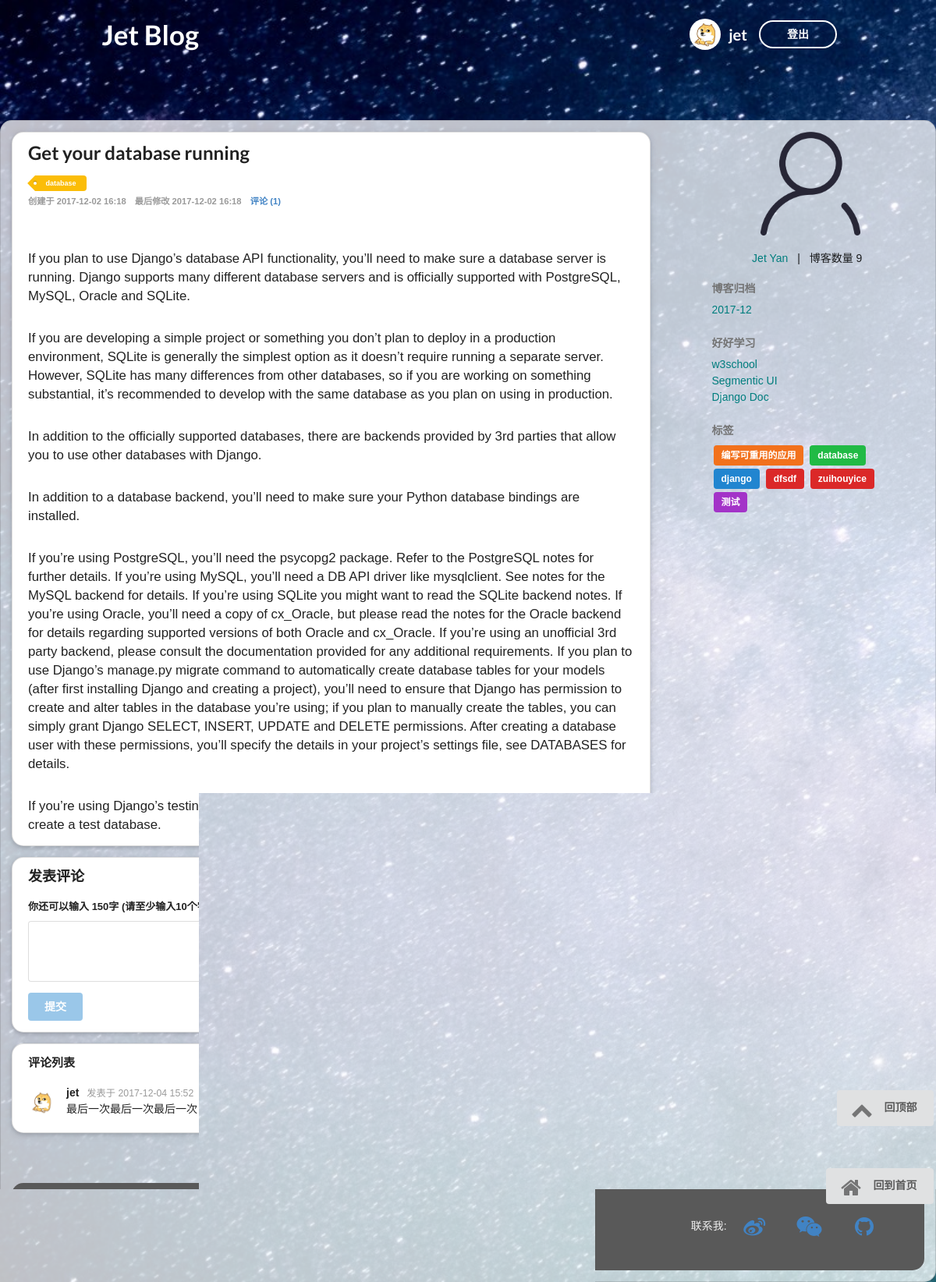
The page /blog/2 (signed in) on the database its author committed.
### blog/models.py (models this page shows, shortened)
class UserProfile(models.Model):
    belong_to = models.OneToOneField(to=User, related_name='profile')
    profile_image = models.ImageField(upload_to='profile_image', blank=True, null=True)

class Article(models.Model):
    title = models.CharField(max_length=50, blank=False)
    content = models.TextField(blank=False)
    created_at = models.DateTimeField(auto_now_add=True)
    modified_at = models.DateTimeField(auto_now=True)
    comments = models.IntegerField(default=0)
    label = models.CharField(max_length=50, blank=True)

class Comment(models.Model):
    author = models.ForeignKey(User)
    avatar_path = models.CharField(max_length=200, default='blog/images/defaultavata.png')
    content = models.CharField(blank=True, max_length=150)
    created_at = models.DateTimeField(auto_now_add=True)
    article = models.ForeignKey(Article, on_delete=models.CASCADE, null=True)

### blog/views.py (the view)
# urls.py: url(r'^(?P<article_id>[\d]+)$', views.article_detail, name='article'),
def article_detail(request, article_id, err_form=None):
    article = get_object_or_404(Article, pk=article_id)
    article.content = markdown.markdown(article.content,
                                        extensions=[
                                            'markdown.extensions.extra',
                                            'markdown.extensions.codehilite',
                                            'markdown.extensions.toc',
                                        ])
    comment_list = article.comment_set.order_by('-created_at')
    if err_form:
        comment_form = err_form
    else:
        comment_form = CommentForm
    return render(request, 'blog/article.html', {'article': article,
                                                 'label_color': UniformMetaData.label_color,
                                                 'labels': UniformMetaData.label(),
                                                 'article_all': UniformMetaData.article_all(),
                                                 'article_filter_by_month': UniformMetaData.created_date(),
                                                 'comment_form': comment_form,
                                                 'comment_list': comment_list,
                                                 }
                  )

### blog/views.py (called while the page is built)
    @classmethod
    def article_all(cls):
        article_all = Article.objects.order_by('-id')
        return article_all

    @classmethod
    def label(cls):
        labels = set()
        for article in cls.article_all():
            if article.label.strip():
                labels.add(article.label.strip())
        print(labels)
        return labels

    @classmethod
    def created_date(cls):
        created_date = set()
        for article in cls.article_all():
            dt = article.created_at.strftime('%Y-%m')
            created_date.add(dt)
        return created_date

### blog/templates/blog/article.html (shortened to what this page needs)
{% extends 'blog/base_blog.html' %}
{% block content %}
    <div id="main_content">
        <article class="ui white raised  segment">
            <header>
                <h2 class="ui header">{{ article.title }}</h2>
                <div class="sub">
                    <a href="{% url 'blog:article_set' article.label %}"
                       class="ui mini tag {{ label_color|random }} label">{{ article.label }}</a><br>
                    <time>创建于 {{ article.created_at|date:"Y-m-d" }} {{ article.created_at|time:"H:i" }}</time>
                    <time>最后修改 {{ article.modified_at|date:"Y-m-d" }} {{ article.modified_at|time:"H:i" }}</time>
                    <a href="#comment"><span>评论 ({{ article.comment_set.count }})</span></a>
                </div>
            </header>
            <div id="article_content">
                {{ article.content|safe }}
            </div>
        </article>
        <div class="ui white raised segment" id="comment">
            <h3 class="ui header">发表评论</h3>
            {% if request.user.is_authenticated %}
                <form class="ui error form" method="post" action="{% url 'blog:article_comment' article.id %}"
                      novalidate>
                    {% verbatim %}
                    <div v-bind:class="class_waring" class="field">
                        <label>你还可以输入 {{ 150 - cha.length }}字 <span v-show="cha.length < 10 ">(请至少输入10个字)</span></label>
                        <textarea name="comment_content" cols="10" rows="3" v-model="cha" maxlength="150"></textarea>
                    </div>
                    {% endverbatim %}
                    <input type="submit" class="ui blue button" v-bind:class="class_disabled" value="提交">
                </form>
            {% else %}
                <p>请先 <a href="{% url 'blog:login' %}?next={{ request.path }}#comment">登录</a> 或 <a
                        href="{% url 'blog:register' %}?next={{ request.path }}#comment">注册</a></p>
            {% endif %}
        </div>
        <div class="ui white raised segment">
            <header><h4>评论列表</h4></header>
            {% if comment_list %}
                <div class="ui comments">
                    {% for comment in comment_list %}
                        <div class="comment">
                            <div class="avatar">
                                <img src="/media/{{ comment.author.profile.profile_image }}" alt="">
                            </div>
                            <div class="content">
                                <a href="#" class="author">{{ comment.author.username }}</a>
                                <div class="metadata">
                                    <div class="date">
                                        发表于 {{ comment.created_at|date:"Y-m-d" }} {{ comment.created_at|time:"H:i" }}</div>
                                </div>
                                <p class="text">
                                    {{ comment.content }}
                                </p>
                            </div>
                        </div>
                    {% endfor %}
                </div>
            {% else %}
                <p id="no_comment">暂无评论</p>
            {% endif %}
        </div>
    </div>
{% endblock content %}

### blog/templates/blog/base_blog.html (shortened to what this page needs)
<!DOCTYPE html>
{% load static %}
<html>
<head>
    <link rel="stylesheet" href="{% static 'blog/css/semantic.css' %}" media="screen">
    <link rel="stylesheet" href="{% static 'blog/css/custom.css' %}" media="screen">
    <link rel="stylesheet" href="{% static 'blog/css/pastie.css' %}" media="screen">
</head>
<body>
<nav class="ui text  menu">
    <h1 class="item" id="title">Jet Blog</h1>
    <div class='right item'>
        {% if request.user.is_authenticated %}
            {% if request.user.profile.profile_image %}
                <img id="user_image" class="ui circular image" src="/media/{{ request.user.profile.profile_image }}">
            {% endif %}
            <span id="username">{{ request.user.username }}</span>
            <a class='item' href="{% url 'blog:logout' %}">
                <button class="ui circular inverted button">登出</button>
            </a>
        {% endif %}
    </div>
</nav>
<div class="ui segment container" id="all_content">
    {% block content %}{% endblock content %}
    {% block sidebar %}
        <aside id="side">
            <div id="profile">
                <a href="#" title="个人资料"><img src="{% static 'blog/images/avatar/default.png' %}" alt=""></a><br>
                <div id="name">
                    <span><a href="#">Jet Yan</a></span>
                    <span>|</span>
                    <span>博客数量&nbsp;{{ article_all.count }}</span>
                </div>
            </div>
            <section class="mes">
                <header>博客归档</header>
                {% for created_date in article_filter_by_month %}
                    <a href="{% url 'blog:article_date' created_date %}">{{ created_date }}</a>
                {% endfor %}
            </section>
            <section class="mes">
                <header>好好学习</header>
                <a href="http://www.w3school.com.cn/">w3school</a><br>
                <a href="">Segmentic UI</a><br>
                <a href="">Django Doc</a><br>
            </section>
            <section class="mes">
                <header>标签</header>
                {% for label in labels %}
                    <a href="{% url 'blog:article_set' label %}"
                       class="ui {{ label_color|random }}  label">{{ label }}</a>
                {% endfor %}
            </section>
        </aside>
    {% endblock sidebar %}
    <footer class="ui inverted  very padded segment" id="footer">
        <div id="sns">
            联系我:
            <a href="https://weibo.com/jetgdut/profile?rightmod=1&wvr=6&mod=personnumber&is_all=1"><i
                    class="weibo big  icon"></i></a>
            <a href=""><i class="weixin big icon"></i></a>
            <a href=""><i class="github big icon"></i></a>
        </div>
    </footer>
</div>
<div id="back_to_index">
    <a href="#">
        <button class="ui button"><i class="ui big chevron up icon"></i>回顶部</button>
    </a>
</div>
<div id='top'>
    <a href="/blog">
        <button class="ui  button"><i class="ui home big icon"></i>回到首页</button>
    </a>
</div>
</body>
</html>

### blog/static/blog/css/custom.css (style rules this page uses)
body { background: url("../images/background.jpeg") no-repeat; line-height: 1; background-attachment: fixed; background-size: cover; font-family: Verdana, Geneva, Arial, sans-serif; }
#all_content { background: rgba(255, 255, 255, 0.75); margin-top: 80px; border-radius: 15px; margin-bottom: 50px; width: 1200px; }
#main_content { width: 70%; margin-right: 0; float: left; margin-bottom: 64px; }
.ui.white.raised.segment { border-radius: 15px; padding-left: 20px; padding-right: 20px; }
nav { padding: 0 10% 0 10%; }
.item button { width: 100px; }
aside img { width: 128px; }
#side { margin-left: 75%; margin-top: 0; padding-left: 20px; padding-right: 20px; margin-bottom: 64px; }
#profile { text-align: center; }
.sub { color: rgba(0, 0, 0, 0.4); font-size: 0.8em; font-weight: bold; }
p { font-size: 1.2em; margin-top: 30px; text-align: left; }
aside header { font-weight: bold; color: #737373; padding-bottom: 10px; }
time, span { margin-right: 8px; }
#title { color: white; font-weight: bolder; font-size: 2.5em; }
#name { margin-top: 20px; }
.mes { margin-top: 25px; margin-bottom: 25px; }
.mes a { line-height: 1.5 }
aside a { color: #007e7e; }
#footer { border-radius: 15px; background-color: #595959; clear: left; }
.ui.mini.tag.label { margin-bottom: 8px; }
.mes a.ui.label { margin: 2px !important; }
#sns { text-align: right; }
#sns a { margin: 15px; }
.ui.error.form { line-height: 2em; }
#user_image { width: 40px; margin-right: 10px; }
#username { color: white; font-size: 20px; font-weight: bold; }
#back_to_index { position: fixed; right: 0; bottom: 200px; }
#top { position: fixed; right: 0; bottom: 100px; }
#article_content { margin-top: 56px; }

### rows shown on the page
Article: title "Get your database running", label "database", created_at "2017-12-02", created_at "16:18", modified_at "2017-12-02", modified_at "16:18", comment_set.count "1", content "If you plan to use Django’s database API functionality, you’ll need to make sure a database server is running. Django supports many different database servers and is officially supported with PostgreSQL, MySQL, Oracle and SQLite. If you are developing a simple project or something you don’t plan to deploy in a production environment, SQLite is generally the simplest option as it doesn’t require running a separate server. However, SQLite has many differences from other databases, so if you are working on something substantial, it’s recommended to develop with the same database as you plan on using in production. In addition to the officially supported databases, there are backends provided…", labels "database"
Comment: author.profile.profile_image (picture), author.username "jet", created_at "2017-12-04", created_at "15:52", content "最后一次最后一次最后一次"
Article: labels "编写可重用的应用"
Article: labels "django"
Article: labels "dfsdf"
Article: labels "zuihouyice"
Article: labels "测试"

### other values the page prints
{{ request.user.username }} "jet"
{{ article_all.count }} "9"
{{ created_date }} "2017-12"
